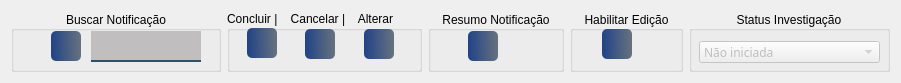
      <widget class="QWidget" name="layoutWidget">
       <property name="geometry">
        <rect>
         <x>91</x>
         <y>175</y>
         <width>846</width>
         <height>63</height>
        </rect>
       </property>
       <layout class="QHBoxLayout" name="horizontalLayout_5">
        <item>
         <widget class="QGroupBox" name="groupBox_12">
          <property name="minimumSize">
           <size>
            <width>210</width>
            <height>61</height>
           </size>
          </property>
          <property name="maximumSize">
           <size>
            <width>210</width>
            <height>61</height>
           </size>
          </property>
          <property name="title">
           <string>Buscar Notificação</string>
          </property>
          <property name="alignment">
           <set>Qt::AlignCenter</set>
          </property>
          <widget class="QPushButton" name="btn_buscarInv">
           <property name="geometry">
            <rect>
             <x>40</x>
             <y>20</y>
             <width>30</width>
             <height>30</height>
            </rect>
           </property>
           <property name="minimumSize">
            <size>
             <width>30</width>
             <height>30</height>
            </size>
           </property>
           <property name="font">
            <font>
             <family>Reem Kufi</family>
             <pointsize>8</pointsize>
             <bold>true</bold>
            </font>
           </property>
           <property name="styleSheet">
            <string notr="true">QPushButton#btn_buscarInv{
	background-color: qlineargradient(spread:pad, x1:0, y1:0.505682, x2:1, y2:0.477, stop:0 rgba(0, 39,119, 219), stop:1 rgba(85, 98, 112, 226));
	color:rgba(255, 255, 255, 210);
	border-radius: 5px;
}
QPushButton#btn_buscarInv:hover{
	background-color: qlineargradient(spread:pad, x1:0, y1:0.505682,x2:1,y2:0.477, stop:0 rgba(150, 123, 111, 219), stop:1 rgba(85, 81, 84, 226));
}
QPushButton#btn_buscarInv:pressed{
	padding-left:5px;
	padding -top:5px;
	background-color:rgba(150, 123, 111, 255);
}</string>
           </property>
           <property name="text">
            <string/>
           </property>
           <property name="icon">
            <iconset resource="../FNEA/image/Icones/Outros.qrc">
             <normaloff>:/Imagem/historia.png</normaloff>:/Imagem/historia.png</iconset>
           </property>
           <property name="iconSize">
            <size>
             <width>24</width>
             <height>24</height>
            </size>
           </property>
          </widget>
          <widget class="QLineEdit" name="txt_paciente_4">
           <property name="enabled">
            <bool>true</bool>
           </property>
           <property name="geometry">
            <rect>
             <x>80</x>
             <y>20</y>
             <width>110</width>
             <height>31</height>
            </rect>
           </property>
           <property name="minimumSize">
            <size>
             <width>100</width>
             <height>21</height>
            </size>
           </property>
           <property name="font">
            <font>
             <family>Reem Kufi</family>
            </font>
           </property>
           <property name="styleSheet">
            <string notr="true">background-color: rgba(10,0,0,50);
border:2px solid rgba(0,0,0,0);
border-bottom-color:rgba(46,82,101,255);
color:rgb(0,0,0);
padding-bottom:7px</string>
           </property>
           <property name="alignment">
            <set>Qt::AlignCenter</set>
           </property>
          </widget>
         </widget>
        </item>
        <item>
         <widget class="QGroupBox" name="groupBox_13">
          <property name="minimumSize">
           <size>
            <width>0</width>
            <height>61</height>
           </size>
          </property>
          <property name="maximumSize">
           <size>
            <width>16777215</width>
            <height>61</height>
           </size>
          </property>
          <property name="title">
           <string>Concluir |    Cancelar |    Alterar</string>
          </property>
          <widget class="QPushButton" name="btn_conclusao_2">
           <property name="enabled">
            <bool>false</bool>
           </property>
           <property name="geometry">
            <rect>
             <x>20</x>
             <y>17</y>
             <width>30</width>
             <height>30</height>
            </rect>
           </property>
           <property name="minimumSize">
            <size>
             <width>30</width>
             <height>30</height>
            </size>
           </property>
           <property name="maximumSize">
            <size>
             <width>30</width>
             <height>30</height>
            </size>
           </property>
           <property name="font">
            <font>
             <family>Reem Kufi</family>
             <pointsize>8</pointsize>
             <bold>true</bold>
            </font>
           </property>
           <property name="styleSheet">
            <string notr="true">QPushButton#btn_conclusao_2{
	background-color: qlineargradient(spread:pad, x1:0, y1:0.505682, x2:1, y2:0.477, stop:0 rgba(0, 39,119, 219), stop:1 rgba(85, 98, 112, 226));
	color:rgba(255, 255, 255, 210);
	border-radius: 5px;
}
QPushButton#btn_conclusao_2:hover{
	background-color: qlineargradient(spread:pad, x1:0, y1:0.505682,x2:1,y2:0.477, stop:0 rgba(150, 123, 111, 219), stop:1 rgba(85, 81, 84, 226));
}
QPushButton#btn_conclusao_2:pressed{
	padding-left:5px;
	padding -top:5px;
	background-color:rgba(150, 123, 111, 255);
}</string>
           </property>
           <property name="text">
            <string/>
           </property>
           <property name="icon">
            <iconset resource="../FNEA/image/Icones/Outros.qrc">
             <normaloff>:/Imagem/salve-.png</normaloff>:/Imagem/salve-.png</iconset>
           </property>
           <property name="iconSize">
            <size>
             <width>24</width>
             <height>24</height>
            </size>
           </property>
          </widget>
          <widget class="QPushButton" name="btn_cancela_investiga_2">
           <property name="geometry">
            <rect>
             <x>78</x>
             <y>18</y>
             <width>30</width>
             <height>30</height>
            </rect>
           </property>
           <property name="minimumSize">
            <size>
             <width>30</width>
             <height>30</height>
            </size>
           </property>
           <property name="maximumSize">
            <size>
             <width>30</width>
             <height>30</height>
            </size>
           </property>
           <property name="font">
            <font>
             <family>Reem Kufi</family>
             <pointsize>8</pointsize>
             <bold>true</bold>
            </font>
           </property>
           <property name="styleSheet">
            <string notr="true">QPushButton#btn_cancela_investiga_2{
	background-color: qlineargradient(spread:pad, x1:0, y1:0.505682, x2:1, y2:0.477, stop:0 rgba(0, 39,119, 219), stop:1 rgba(85, 98, 112, 226));
	color:rgba(255, 255, 255, 210);
	border-radius: 5px;
}
QPushButton#btn_cancela_investiga_2:hover{
	background-color: qlineargradient(spread:pad, x1:0, y1:0.505682,x2:1,y2:0.477, stop:0 rgba(150, 123, 111, 219), stop:1 rgba(85, 81, 84, 226));
}
QPushButton#btn_cancela_investiga_2:pressed{
	padding-left:5px;
	padding -top:5px;
	background-color:rgba(150, 123, 111, 255);
}</string>
           </property>
           <property name="text">
            <string/>
           </property>
           <property name="icon">
            <iconset resource="../FNEA/image/Icones/Outros.qrc">
             <normaloff>:/Imagem/cancelar (1).png</normaloff>:/Imagem/cancelar (1).png</iconset>
           </property>
           <property name="iconSize">
            <size>
             <width>24</width>
             <height>24</height>
            </size>
           </property>
          </widget>
          <widget class="QPushButton" name="btn_alterarInv_2">
           <property name="enabled">
            <bool>false</bool>
           </property>
           <property name="geometry">
            <rect>
             <x>137</x>
             <y>18</y>
             <width>30</width>
             <height>30</height>
            </rect>
           </property>
           <property name="minimumSize">
            <size>
             <width>30</width>
             <height>30</height>
            </size>
           </property>
           <property name="maximumSize">
            <size>
             <width>30</width>
             <height>30</height>
            </size>
           </property>
           <property name="font">
            <font>
             <family>Reem Kufi</family>
             <pointsize>8</pointsize>
             <bold>true</bold>
            </font>
           </property>
           <property name="styleSheet">
            <string notr="true">QPushButton#btn_alterarInv_2{
	background-color: qlineargradient(spread:pad, x1:0, y1:0.505682, x2:1, y2:0.477, stop:0 rgba(0, 39,119, 219), stop:1 rgba(85, 98, 112, 226));
	color:rgba(255, 255, 255, 210);
	border-radius: 5px;
}
QPushButton#btn_alterarInv_2:hover{
	background-color: qlineargradient(spread:pad, x1:0, y1:0.505682,x2:1,y2:0.477, stop:0 rgba(150, 123, 111, 219), stop:1 rgba(85, 81, 84, 226));
}
QPushButton#btn_alterarInv_2:pressed{
	padding-left:5px;
	padding -top:5px;
	background-color:rgba(150, 123, 111, 255);
}</string>
           </property>
           <property name="text">
            <string/>
           </property>
           <property name="icon">
            <iconset resource="../FNEA/image/Icones/Outros.qrc">
             <normaloff>:/Imagem/registro (1).png</normaloff>:/Imagem/registro (1).png</iconset>
           </property>
           <property name="iconSize">
            <size>
             <width>24</width>
             <height>24</height>
            </size>
           </property>
          </widget>
         </widget>
        </item>
        <item>
         <widget class="QGroupBox" name="groupBox_14">
          <property name="minimumSize">
           <size>
            <width>0</width>
            <height>61</height>
           </size>
          </property>
          <property name="maximumSize">
           <size>
            <width>16777215</width>
            <height>61</height>
           </size>
          </property>
          <property name="title">
           <string>Resumo Notificação</string>
          </property>
          <property name="alignment">
           <set>Qt::AlignCenter</set>
          </property>
          <widget class="QPushButton" name="btn_resumo">
           <property name="geometry">
            <rect>
             <x>40</x>
             <y>20</y>
             <width>30</width>
             <height>30</height>
            </rect>
           </property>
           <property name="minimumSize">
            <size>
             <width>30</width>
             <height>30</height>
            </size>
           </property>
           <property name="maximumSize">
            <size>
             <width>30</width>
             <height>30</height>
            </size>
           </property>
           <property name="font">
            <font>
             <family>Reem Kufi</family>
             <pointsize>8</pointsize>
             <bold>false</bold>
            </font>
           </property>
           <property name="styleSheet">
            <string notr="true">QPushButton#btn_resumo{
	background-color: qlineargradient(spread:pad, x1:0, y1:0.505682, x2:1, y2:0.477, stop:0 rgba(0, 39,119, 219), stop:1 rgba(85, 98, 112, 226));
	color:rgba(255, 255, 255, 210);
	border-radius: 5px;
}
QPushButton#btn_resumo:hover{
	background-color: qlineargradient(spread:pad, x1:0, y1:0.505682,x2:1,y2:0.477, stop:0 rgba(150, 123, 111, 219), stop:1 rgba(85, 81, 84, 226));
}
QPushButton#btn_resumo:pressed{
	padding-left:5px;
	padding -top:5px;
	background-color:rgba(150, 123, 111, 255);
}</string>
           </property>
           <property name="text">
            <string/>
           </property>
           <property name="icon">
            <iconset resource="../FNEA/image/Icones/Outros.qrc">
             <normaloff>:/Imagem/resumo.png</normaloff>:/Imagem/resumo.png</iconset>
           </property>
           <property name="iconSize">
            <size>
             <width>24</width>
             <height>24</height>
            </size>
           </property>
          </widget>
         </widget>
        </item>
        <item>
         <widget class="QGroupBox" name="groupBox_15">
          <property name="minimumSize">
           <size>
            <width>0</width>
            <height>61</height>
           </size>
          </property>
          <property name="maximumSize">
           <size>
            <width>16777215</width>
            <height>61</height>
           </size>
          </property>
          <property name="title">
           <string>Habilitar Edição</string>
          </property>
          <property name="alignment">
           <set>Qt::AlignCenter</set>
          </property>
          <widget class="QPushButton" name="btn_editarInv">
           <property name="geometry">
            <rect>
             <x>32</x>
             <y>18</y>
             <width>30</width>
             <height>30</height>
            </rect>
           </property>
           <property name="minimumSize">
            <size>
             <width>30</width>
             <height>30</height>
            </size>
           </property>
           <property name="maximumSize">
            <size>
             <width>30</width>
             <height>30</height>
            </size>
           </property>
           <property name="font">
            <font>
             <family>Reem Kufi</family>
             <pointsize>8</pointsize>
             <bold>true</bold>
            </font>
           </property>
           <property name="styleSheet">
            <string notr="true">QPushButton#btn_editarInv{
	background-color: qlineargradient(spread:pad, x1:0, y1:0.505682, x2:1, y2:0.477, stop:0 rgba(0, 39,119, 219), stop:1 rgba(85, 98, 112, 226));
	color:rgba(255, 255, 255, 210);
	border-radius: 5px;
}
QPushButton#btn_btn_editarInv:hover{
	background-color: qlineargradient(spread:pad, x1:0, y1:0.505682,x2:1,y2:0.477, stop:0 rgba(150, 123, 111, 219), stop:1 rgba(85, 81, 84, 226));
}
QPushButton#btn_editarInv:pressed{
	padding-left:5px;
	padding -top:5px;
	background-color:rgba(150, 123, 111, 255);
}</string>
           </property>
           <property name="text">
            <string/>
           </property>
           <property name="icon">
            <iconset resource="../FNEA/image/Icones/Outros.qrc">
             <normaloff>:/Imagem/editar-codigo.png</normaloff>:/Imagem/editar-codigo.png</iconset>
           </property>
           <property name="iconSize">
            <size>
             <width>24</width>
             <height>24</height>
            </size>
           </property>
          </widget>
         </widget>
        </item>
        <item>
         <widget class="QGroupBox" name="groupBox_23">
          <property name="minimumSize">
           <size>
            <width>201</width>
            <height>61</height>
           </size>
          </property>
          <property name="title">
           <string>Status Investigação</string>
          </property>
          <property name="alignment">
           <set>Qt::AlignCenter</set>
          </property>
          <widget class="QComboBox" name="comboBox">
           <property name="enabled">
            <bool>false</bool>
           </property>
           <property name="geometry">
            <rect>
             <x>10</x>
             <y>30</y>
             <width>181</width>
             <height>22</height>
            </rect>
           </property>
           <property name="font">
            <font>
             <family>Reem Kufi</family>
            </font>
           </property>
           <item>
            <property name="text">
             <string>Não iniciada</string>
            </property>
           </item>
           <item>
            <property name="text">
             <string>Em andamento</string>
            </property>
           </item>
           <item>
            <property name="text">
             <string>Com Pendências</string>
            </property>
           </item>
           <item>
            <property name="text">
             <string>Concluído</string>
            </property>
           </item>
          </widget>
         </widget>
        </item>
       </layout>
      </widget>
